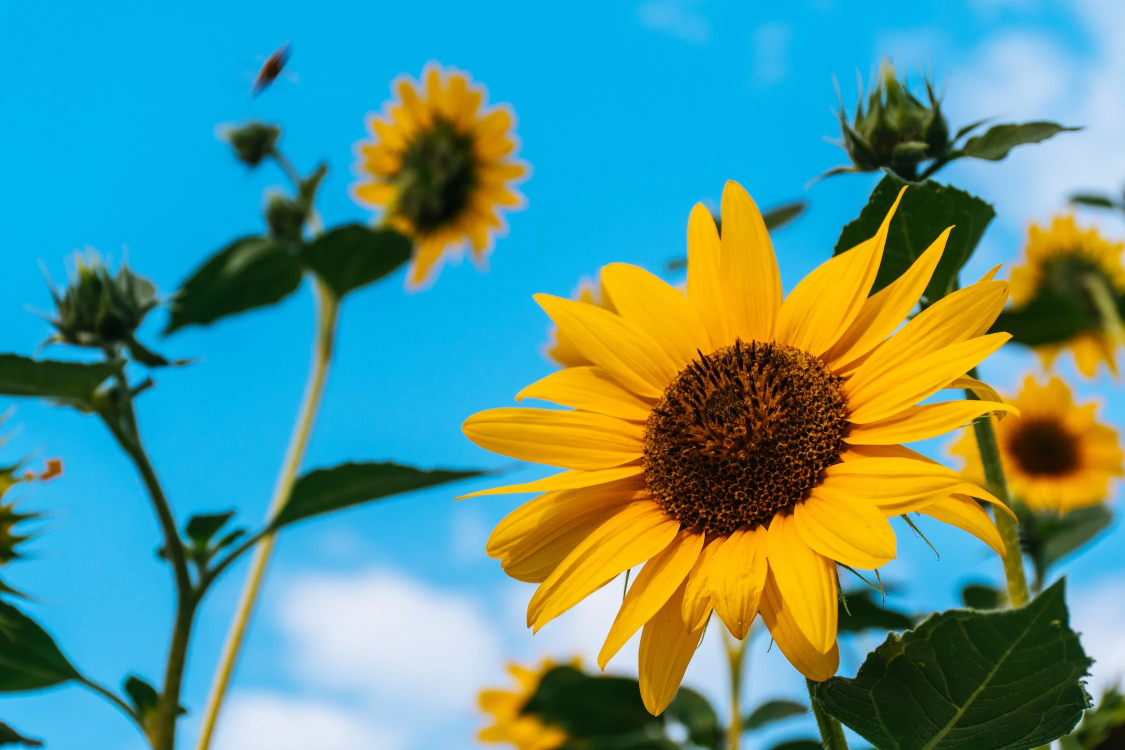
#> input picture pythonProject2/resim_dondurme/aycicegi.jpg, 2250 x 1500 px, found by its file name (shown at 1/2 size)
$ python window_resize.py
#> lines starting #> are read from the running program, lines starting #| are printed output that depends on the picture
import cv2
img= cv2.imread("aycicegi.jpg")
#> img is the input picture: shape (1500, 2250, 3); mean B, G, R 139.4, 148.5, 87.5
cv2.namedWindow("cicek",cv2.WINDOW_NORMAL) #bu sayede resmin boyutunu değiştirebiliyorum.

#ama özel olarak bi boyutta karşıma gelmesizini istiyorsam cv2.resize() kullanmalıyım.
img=cv2.resize(img,(640,480)) #parametre olarak değişkenimi ve istediğim boyutları girdim.
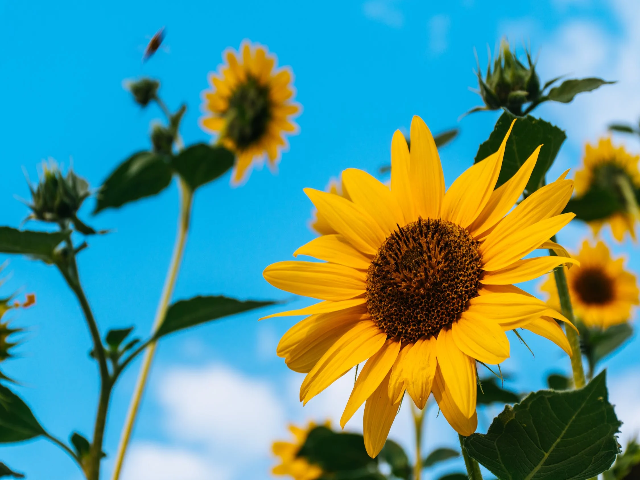
#> img: shape (480, 640, 3); mean B, G, R 139.3, 148.4, 87.5


cv2.imshow("cicek",img)
cv2.waitKey(0)
cv2.destroyAllWindows()

$ run again, with pythonProject2/resim_dondurme/14.1 smile.jpg.jpg copied over pythonProject2/resim_dondurme/aycicegi.jpg
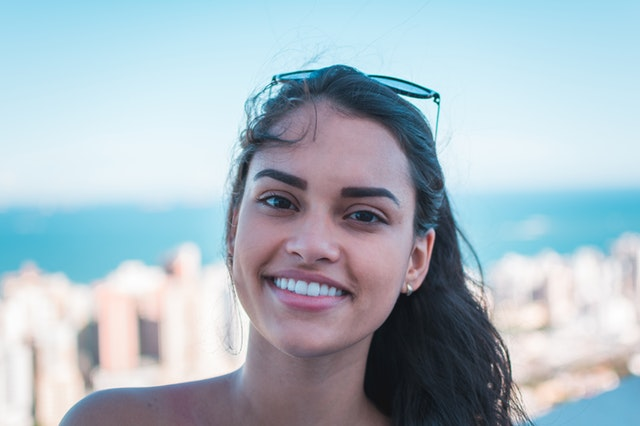
#> input picture pythonProject2/resim_dondurme/14.1 smile.jpg.jpg, 640 x 426 px, found by its file name
#> img is the input picture: shape (426, 640, 3); mean B, G, R 195.2, 185.1, 169.2
#> `img=cv2.resize(img,(640,480))`:
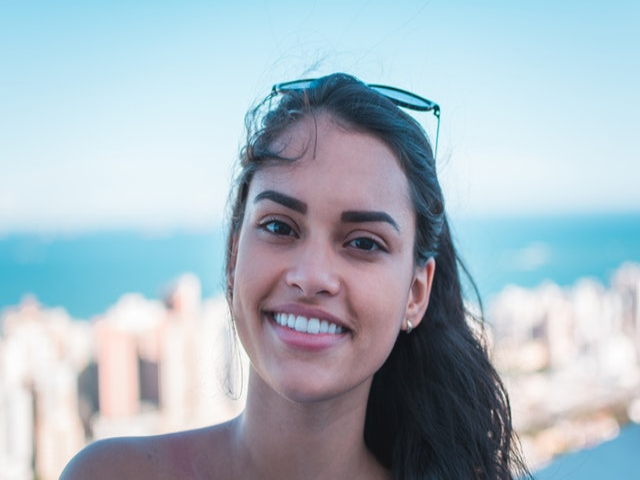
#> img: shape (480, 640, 3); mean B, G, R 195.1, 185.1, 169.1
